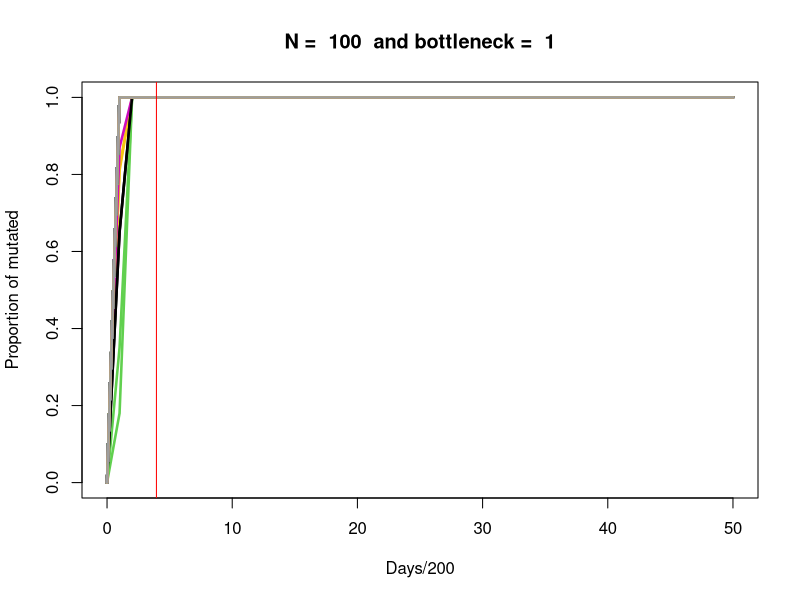
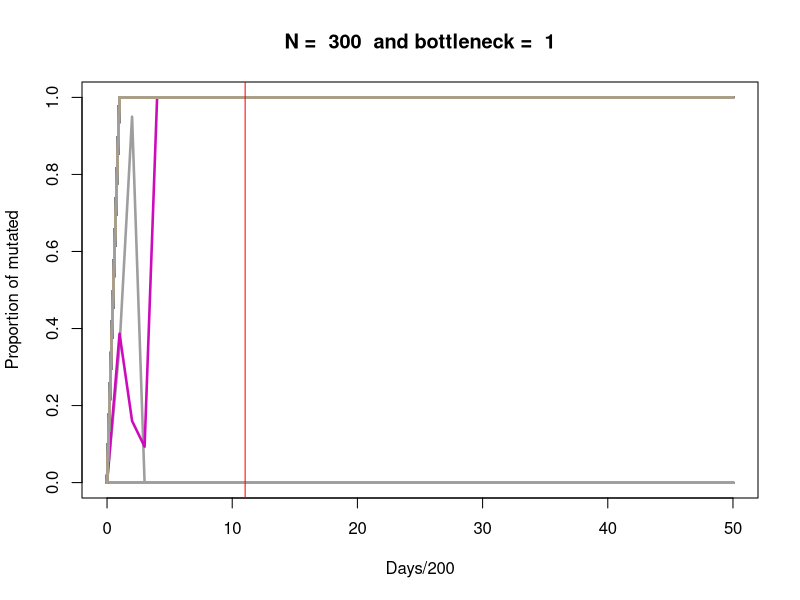
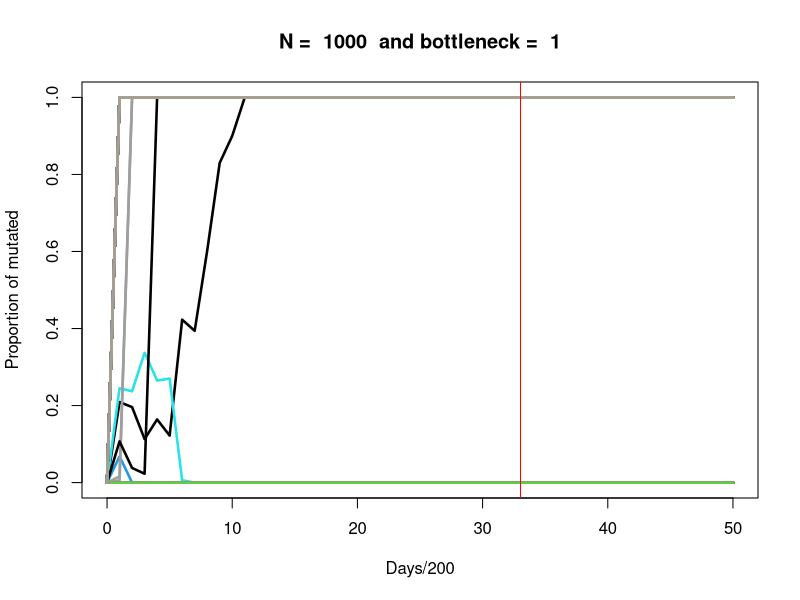
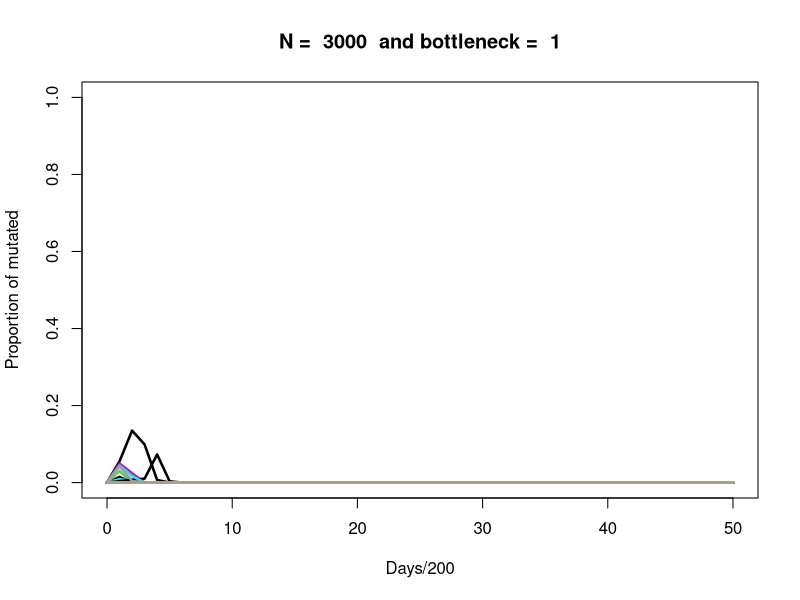
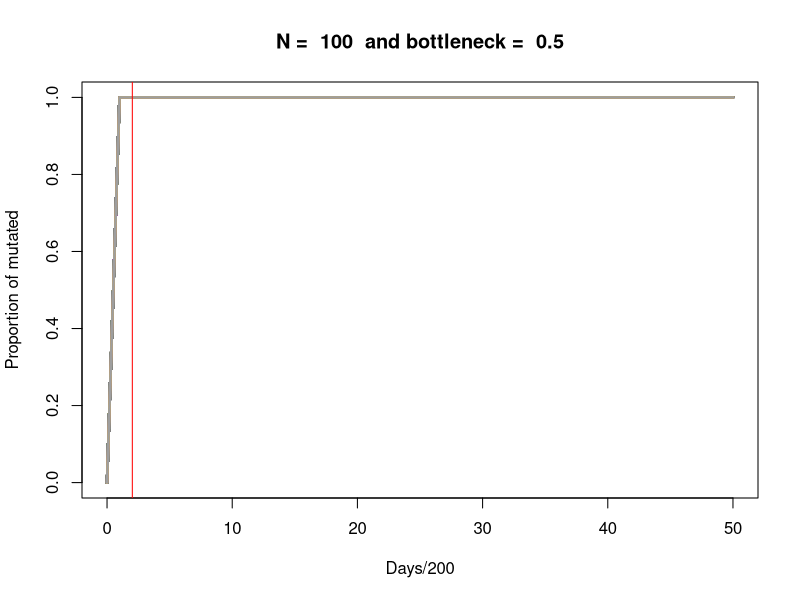
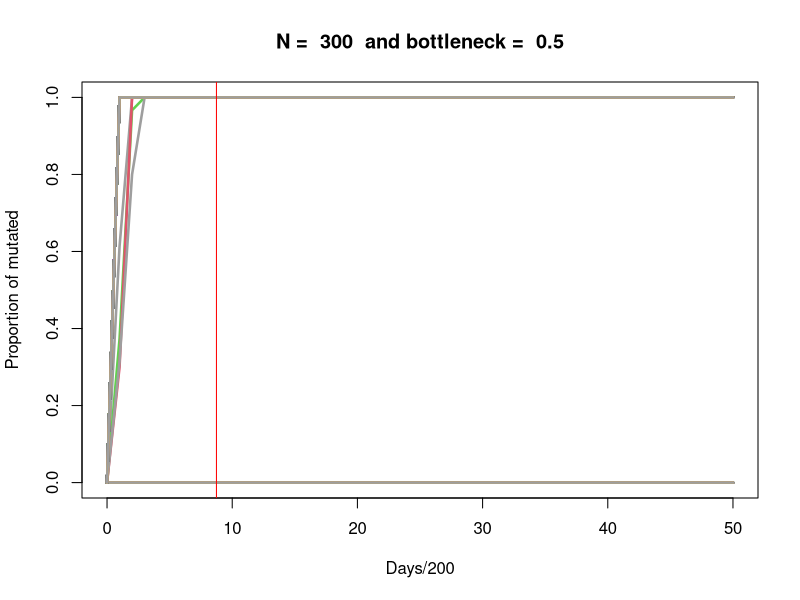
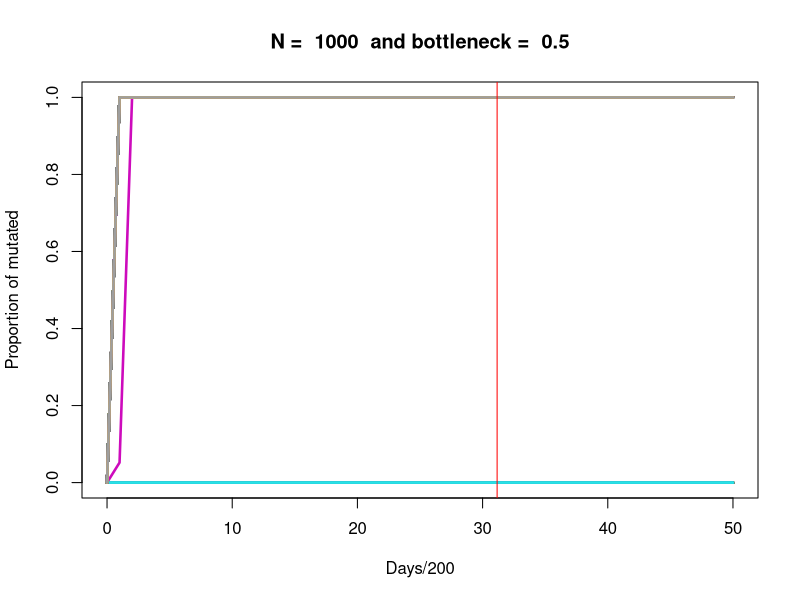
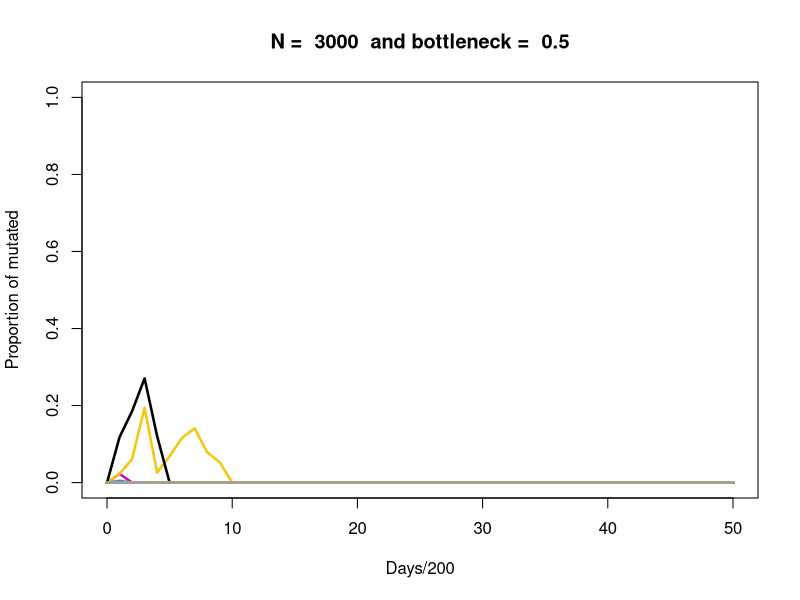

Recreate these plots in R, in order.
library(ggplot2)

rm(list=ls())
replicates = 1000
N_values = c(100, 300, 1000, 3000)
bottleneck = c(1, 0.5, 0.25)
days = 10000
n_loc = 1

cosos = matrix(0,0,4)
colnames(cosos) = c('N', 'bn', 't_fix', 'p_fix')
for (bn in bottleneck) {
  for (N in N_values) {
    print(c(bn, N))
    tfix = matrix(0, replicates, 1)
    
    # Container for graph
    prop_mut_matrix = matrix(0, replicates, days/200)
    
    for (r in 1:replicates) {
      
      pop = matrix(0, n_loc, N)
      
      mutated_ind = round(runif(1, 1, N))
      pop[mutated_ind] = pop[mutated_ind] + 1
      
      for (day in 1:days) {
        # Reproduction
        offspring = sample(1:N, N * bn, replace = TRUE) # select offspring
        pop = matrix(rep(pop[offspring], length.out=N), 1, N)
        # print(sum(pop))
        
        if (sum(pop) == 0) {
          # record day of extinction
          break
        }
        
        if (sum(pop) == N) {
          tfix[r, 1] = day
          prop_mut_matrix[prop_mut_matrix[r,] == 0] = 1
          # record day of fixation
          break
        }
        if (day %in% seq(0, days, by = 200)) {
          prop_mut_matrix[r,day/200] = sum(pop)/N
        }
      } 
    }
    #print(tfix)
    mean_tfix = mean(tfix[tfix[,1] != 0])
    p_fix = length(tfix[tfix[,1] != 0])/replicates
    cosos = rbind(cosos, c(N, bn, mean_tfix, p_fix))
    
    #ggplot(data=prop_mut_matrix, aes(x = days/200)
    zeros = rep(c(0), replicates)
    prop_mut_matrix = cbind(zeros, prop_mut_matrix)
    plot(0:(days/200), prop_mut_matrix[1,], type = 'l', ylim = c(0, 1),
         xlab = 'Days/200', ylab = 'Proportion of mutated',
         main = paste('N = ', N, ' and bottleneck = ', bn))
    for (i in 2:replicates) {
      lines(0:(days/200), prop_mut_matrix[i,], col = i, lwd=2.5)
    }
    abline(v = mean_tfix/50, col = "red")
  }
}



print(cosos)
#data = as.data.frame(cosos)
#data$N = factor(data$N)
#data$bn = factor(data$bn)

#ggplot(data, aes(x = data$N,y = data$t_fix),fill = data$bn)
